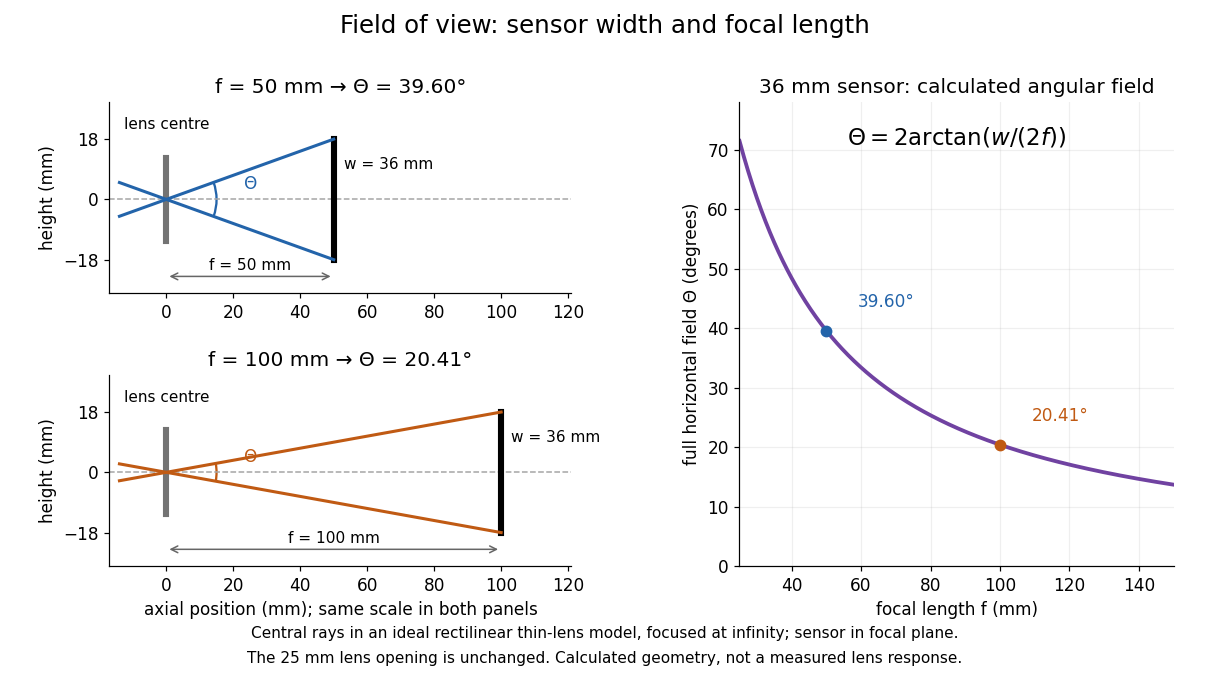

Generate this figure with Python:
"""Original central-ray geometry and exact rectilinear angular-field model.

Tested with Python 3.14.4, NumPy 2.3.5, Matplotlib 3.10.7.
Run from _media; the output basename follows this generator's basename.
"""
from pathlib import Path

import matplotlib.pyplot as plt
import numpy as np
from matplotlib.patches import Arc


def main():
    plt.rcParams.update({"font.size": 11, "axes.spines.top": False,
                         "axes.spines.right": False})
    fig = plt.figure(figsize=(11, 6.2), facecolor="white")
    grid = fig.add_gridspec(2, 2, width_ratios=[1.15, 1], wspace=0.32, hspace=0.43)
    width = 36.0
    colors = ["#2364aa", "#c05a13"]
    for row, (f, color) in enumerate(zip([50.0, 100.0], colors)):
        ax = fig.add_subplot(grid[row, 0])
        alpha = np.arctan(width / (2*f))
        full_angle = np.degrees(2*alpha)
        ax.axhline(0, color="0.65", ls="--", lw=1)
        ax.plot([0, 0], [-12.5, 12.5], color="0.45", lw=4)
        ax.plot([f, f], [-width/2, width/2], color="black", lw=4)
        for sign in [-1, 1]:
            x = np.array([-14.0, 0.0, f])
            y = sign * x * width / (2*f)
            ax.plot(x, y, color=color, lw=2)
            assert np.isclose(y[-1], sign*width/2)
        ax.add_patch(Arc((0, 0), 30, 30, theta1=-np.degrees(alpha),
                         theta2=np.degrees(alpha), color=color, lw=1.5))
        ax.text(23, 3, r"$\Theta$", color=color)
        ax.text(0, 21, "lens centre", ha="center", fontsize=10)
        ax.text(f+3, 9, "w = 36 mm", fontsize=10)
        ax.annotate("", (0, -23), (f, -23),
                    arrowprops={"arrowstyle": "<->", "color": "0.4"})
        ax.text(f/2, -21, f"f = {f:g} mm", ha="center", fontsize=10)
        ax.set(xlim=(-17, 121), ylim=(-28, 29), yticks=[-18, 0, 18],
               ylabel="height (mm)", title=f"f = {f:g} mm → Θ = {full_angle:.2f}°")
        ax.set_aspect("equal", adjustable="box")
        if row == 1:
            ax.set_xlabel("axial position (mm); same scale in both panels")
    curve = fig.add_subplot(grid[:, 1])
    focal_lengths = np.linspace(25, 150, 501)
    angles = np.degrees(2*np.arctan(width/(2*focal_lengths)))
    curve.plot(focal_lengths, angles, color="#7042a1", lw=2.5)
    for f, color in zip([50, 100], colors):
        angle = np.degrees(2*np.arctan(width/(2*f)))
        curve.scatter([f], [angle], color=color, s=45, zorder=4)
        curve.annotate(f"{angle:.2f}°", (f, angle), (f+9, angle+4), color=color)
        assert np.isclose(2*f*np.tan(np.radians(angle/2)), width)
    curve.set(xlim=(25, 150), ylim=(0, 78), xlabel="focal length f (mm)",
              ylabel="full horizontal field Θ (degrees)",
              title="36 mm sensor: calculated angular field")
    curve.text(0.5, 0.91, r"$\Theta = 2\arctan\!\left(w/(2f)\right)$",
               transform=curve.transAxes, ha="center", fontsize=15)
    curve.grid(alpha=0.2)
    fig.suptitle("Field of view: sensor width and focal length", fontsize=16)
    fig.text(0.5, 0.065,
             "Central rays in an ideal rectilinear thin-lens model, focused at infinity; sensor in focal plane.",
             ha="center", fontsize=10)
    fig.text(0.5, 0.028,
             "The 25 mm lens opening is unchanged. Calculated geometry, not a measured lens response.",
             ha="center", fontsize=10)
    fig.subplots_adjust(left=0.075, right=0.97, bottom=0.17, top=0.85)
    fig.savefig(Path(__file__).with_suffix(".png").name, dpi=110,
                facecolor="white", transparent=False)
    plt.close(fig)


if __name__ == "__main__":
    main()
